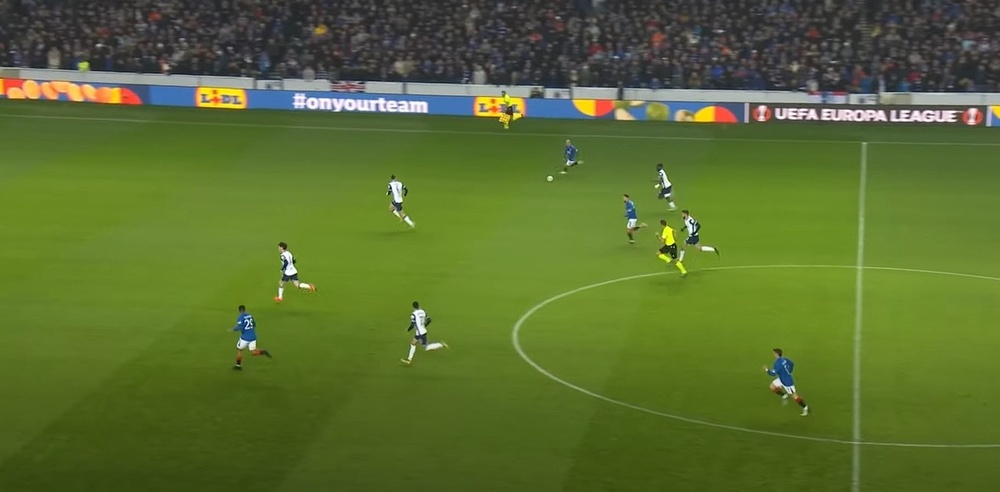
#> input picture Ball-detection/match.JPG, 1000 x 492 px, shrunk from 1826 x 899 before the run
$ python ball-detect.py
#> lines starting #> are read from the running program, lines starting #| are printed output that depends on the picture; after the words box and inside, x2 and y2 are one past the last pixel; in counts of white or black regions, pixels touching at a corner belong together
#> in main, imageB is the input picture: shape (492, 1000, 3); mean B, G, R 48.4, 109.5, 90.1
#!/usr/bin/env python

import sys

# Import OpenCV and Numpy
import cv2
import numpy as np

def houghCircle(image):
    # Convert image to grayscale.
    gray = cv2.cvtColor(image, cv2.COLOR_BGR2GRAY)
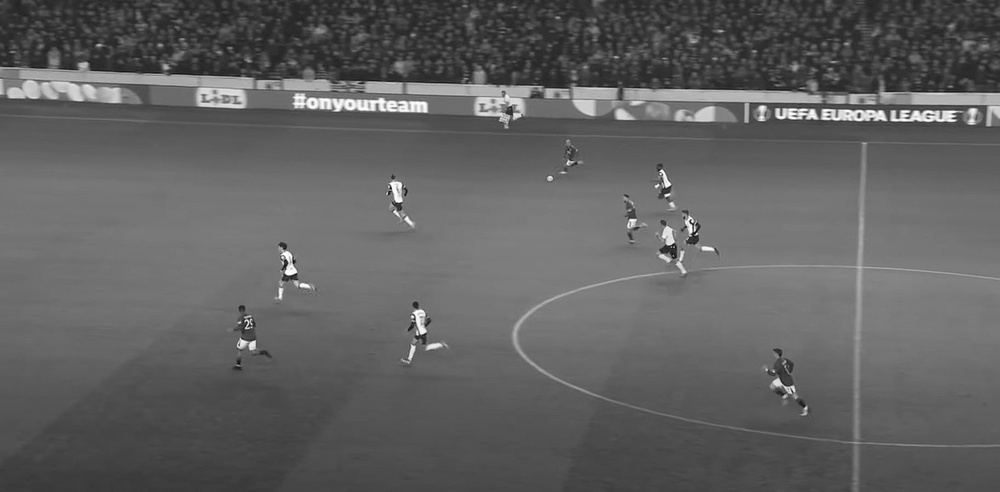
#> gray: shape (492, 1000); min 6, max 255, mean 96.8
    #blurred = cv2.GaussianBlur(gray, (5, 5), 0)
    # Perform Canny edge detection.
    threshold1 = 50
    threshold2 = 150

    dImage = cv2.Canny(gray, threshold1, threshold2)
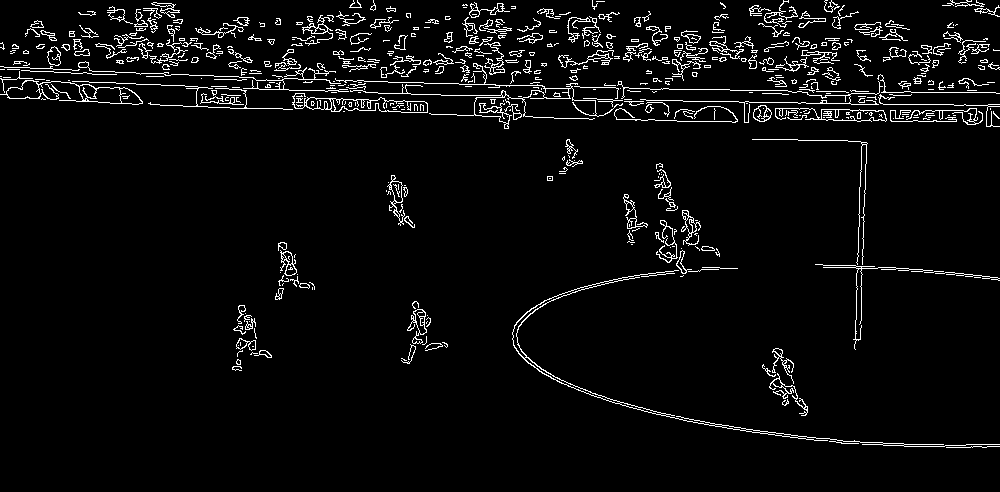
#> dImage: shape (492, 1000); 4.4% white in thin lines or dots
    # Use Hough Transform for detecting circles to detect the sign.

    ball = cv2.HoughCircles(dImage, cv2.HOUGH_GRADIENT, dp = 1, minDist = 20, param1 = 50, param2 = 12, minRadius = 4, maxRadius = 6)
#> ball = [[322.5, 104.5, 5.2]]

    # Draw the circle back on the original image.
    if ball is not None:
        ball = np.uint16(np.around(ball))  # Process only if circles are found
#> ball = [[322, 104, 5]]
        for circle in ball[0, :]:
            center = (circle[0], circle[1])  # Center coordinates
            radius = circle[2]              # Radius of the circle
            # Draw circle center
            cv2.circle(image, center, 3, (0, 255, 0), -1)
            # Draw circle outline
            cv2.circle(image, center, radius, (255, 0, 0), 2)
#> this loop made 1 pass
#> image: shape (492, 1000, 3); 0.02% of pixels changed, all inside (x1, y1, x2, y2) = (316, 98, 329, 111)
    else:
        print("No circles detected")

    # Display the image.
    cv2.imshow('Canny', dImage)
    cv2.imshow('Hough Circle Transform', image)


def main():
    # Load original images
    imageB = cv2.imread('match.JPG')

    # Run individual edge segmentation functions

    houghCircle(imageB)
    cv2.waitKey(0)


if __name__ == '__main__':
    main()

$ run again, with Ball-detection/detektirana-lopta.PNG saved as Ball-detection/match.JPG
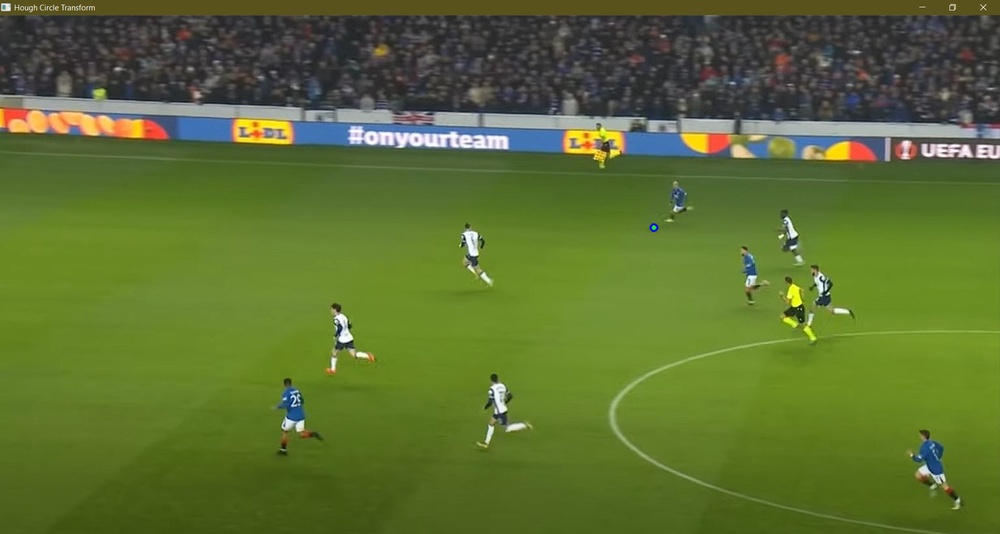
#> input picture Ball-detection/detektirana-lopta.PNG, 1000 x 534 px, shrunk from 1920 x 1025 before the run
#> in main, imageB is the input picture: shape (534, 1000, 3); mean B, G, R 50.2, 111.2, 92.5
#> in houghCircle, `gray = cv2.cvtColor(image, cv2.COLOR_BGR2GRAY)`:
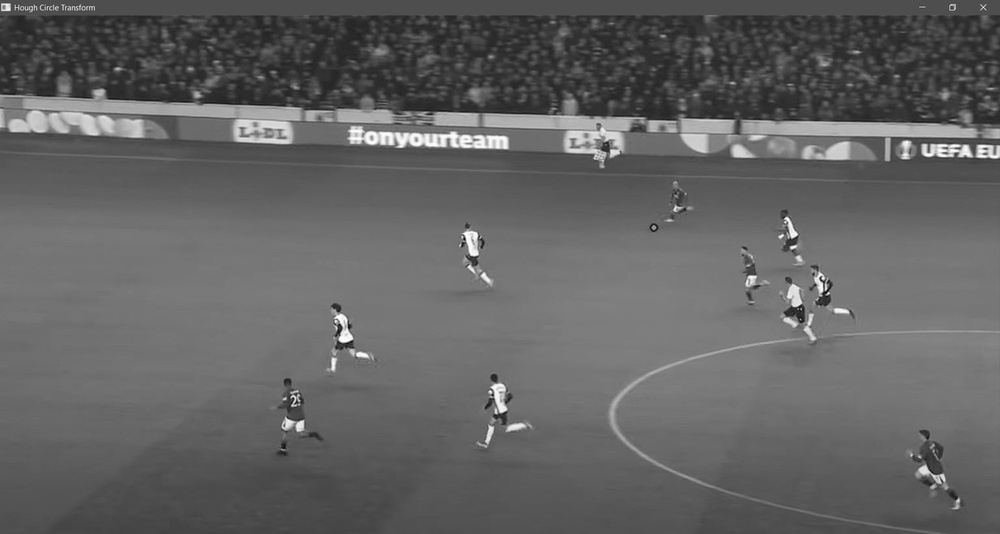
#> gray: shape (534, 1000); min 11, max 255, mean 98.6
#> in houghCircle, `dImage = cv2.Canny(gray, threshold1, threshold2)`:
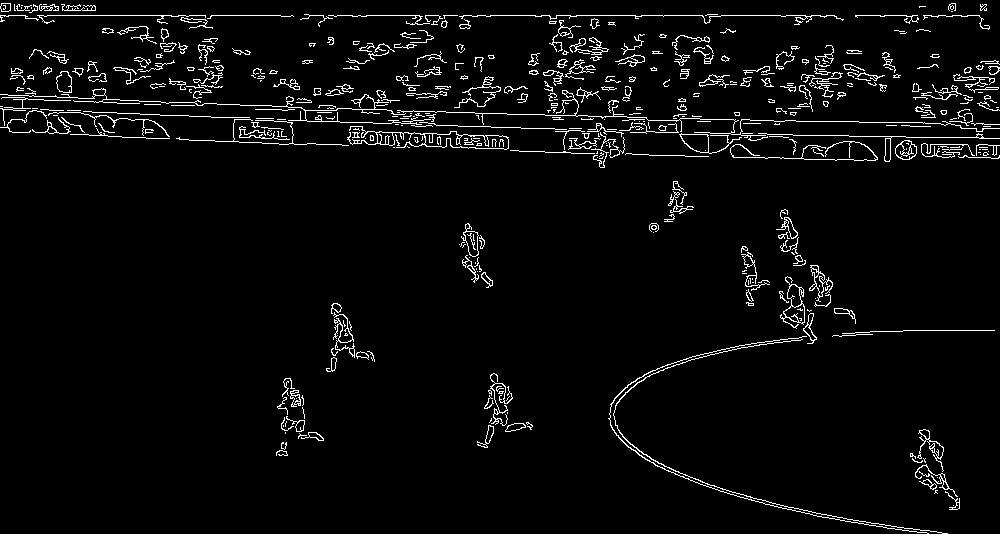
#> dImage: shape (534, 1000); 3.9% white in thin lines or dots
#> ball = None
